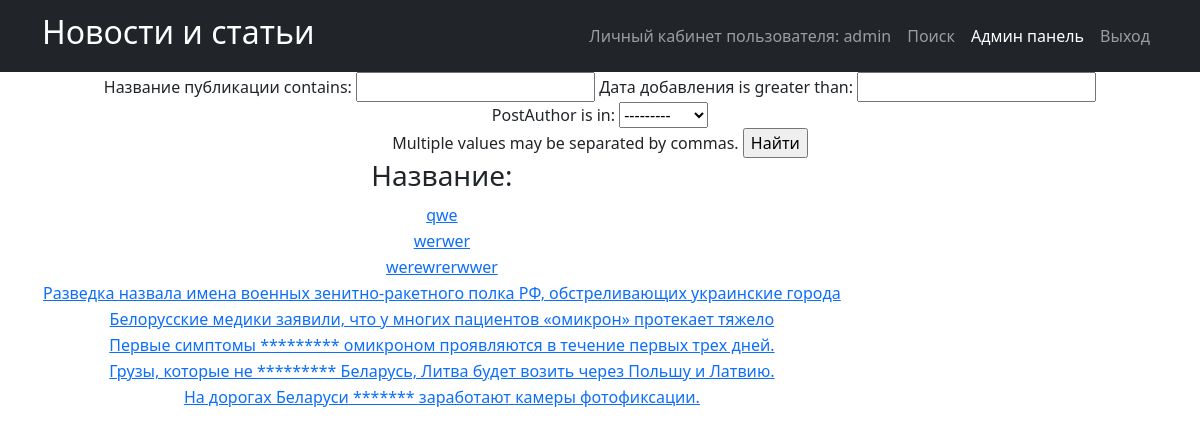
Screenshot of /news/search/ (signed in) with the database file from the repository.
### news_portal/models.py (models this page shows, shortened)
class Post(models.Model):
    PostAuthor = models.ForeignKey(Author, on_delete=models.CASCADE)
    NEWS = 'NW'
    ARTICLE = 'AR'
    CATEGORIES = [
        ('NW', 'Новость'),
        ('AR', 'Статья')
    ]
    categoryType = models.CharField(max_length=2, choices=CATEGORIES)
    pubData = models.DateTimeField('дата добавления', auto_now_add=True)
    postCategory = models.ManyToManyField(Category, through='postCategory')
    postTitle = models.CharField('название публикации', max_length=255)
    postText = models.TextField('текст публикации')
    postRating = models.SmallIntegerField('рейтинг публикации', default=0)

### news_portal/views.py (the view)
# urls.py: path('search/', Postsearch.as_view()),
class Postsearch(ListView):
    model = Post
    template_name = 'search.html'
    context_object_name = 'news'
    queryset = Post.objects.order_by('-id')
    paginate_by = 1
    def get_context_data(self, **kwargs):
        context = super().get_context_data(**kwargs)
        context['filter'] = News_filter(self.request.GET, queryset=self.get_queryset())
        return context

### news_portal/models.py (called while the page is built)
    def __str__(self):
        return f'{self.authorUser.username}'

### news_portal/templatetags/censor.py (called while the page is built)
@register.filter(name='censor')
def censor(value):
    text = value.split()
    for word in text:
        if word.lower() in CENSOR:
            value = value.replace(word, '*' * len(word))
    return value

### templates/search.html (shortened to what this page needs)
{% extends 'flatpages/default.html' %}
{% load censor %}
{% block content %}
<form method="GET">
    {{ filter.form }}
    <input type="submit" value="Найти">
</form>
<table>
    <thead>
    <th>
    <h3>Название:</h3>
    </th>
    </thead>
      {% for new in filter.qs %}
    <tr>
    <td>
        <a href="{% url 'post_detail' new.id %}">{{ new.postTitle|censor }}</a>
    </td>
</tr>
    {% endfor %}
</table>
{% endblock content %}

### templates/flatpages/default.html (shortened to what this page needs)
<!DOCTYPE html>
<html lang="en">
    <head>
        {% load static %}
        <link href="{% static 'css/styles.css' %}" rel="stylesheet" />
    </head>
    <body>
        <nav class="navbar navbar-expand-lg navbar-dark bg-dark">
            <div class="container">
                <a class="navbar-brand" href=/news/><h2>Новости и статьи</h2></a>
                <div class="collapse navbar-collapse" id="navbarSupportedContent">
                    <ul class="navbar-nav ms-auto mb-2 mb-lg-0">
                        <li class="nav-item"><a class="nav-link" href=http://127.0.0.1:8000>Личный кабинет пользователя: {{request.user.username}}</a></li>
                        <li class="nav-item"><a class="nav-link" href=/news/search/>Поиск</a></li>
                        <li class="nav-item"><a class="nav-link active" aria-current="page" href=/admin/>Админ панель</a></li>
                        <li class="nav-item"><a class="nav-link" href=/sign/logout/>Выход</a></li>
                            </ul>
                </div>
            </div>
        </nav>
        <div class="container">
           <div class="row">
               <div class="col-lg-12 text-center">
                   {% block content %}{% endblock content %}
               </div>
           </div>
        </div>
    </body>
</html>

### rows the page displays
Post: postTitle|censor "qwe"
Post: postTitle|censor "werwer"
Post: postTitle|censor "werewrerwwer"
Post: postTitle|censor "Разведка назвала имена военных зенитно-ракетного полка РФ, обстреливающих украинские города"
Post: postTitle|censor "Белорусские медики заявили, что у многих пациентов «омикрон» протекает тяжело"
Post: postTitle|censor "Первые симптомы ********* омикроном проявляются в течение первых трех дней."
Post: postTitle|censor "Грузы, которые не ********* Беларусь, Литва будет возить через Польшу и Латвию."
Post: postTitle|censor "На дорогах Беларуси ******* заработают камеры фотофиксации."

### other values shown
{{ request.user.username }} "admin"
